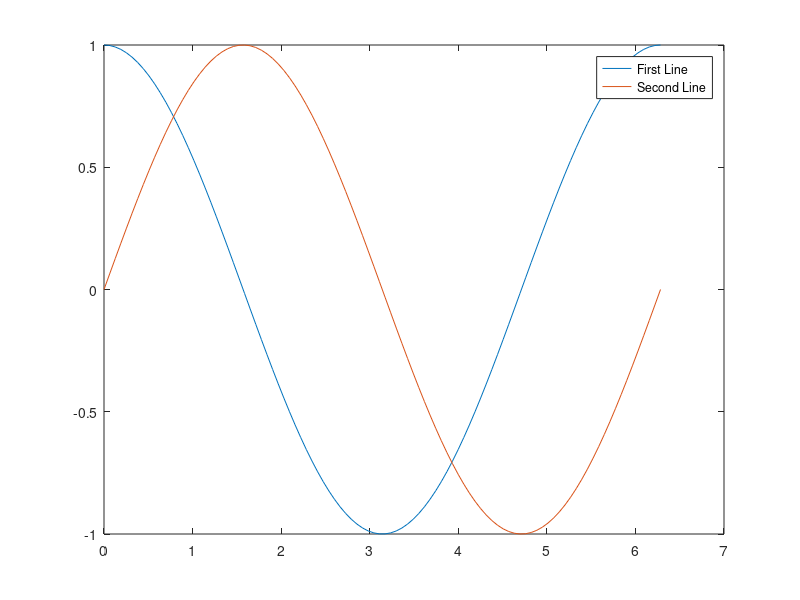

Source code (MATLAB):
x = linspace(0, 2*pi);
y1 = cos(x);
y2 = sin(x);

plot(x, y1)
hold on   % "hold" the first plot - not overwrite
plot(x, y2)
hold off

legend('First Line', 'Second Line')
